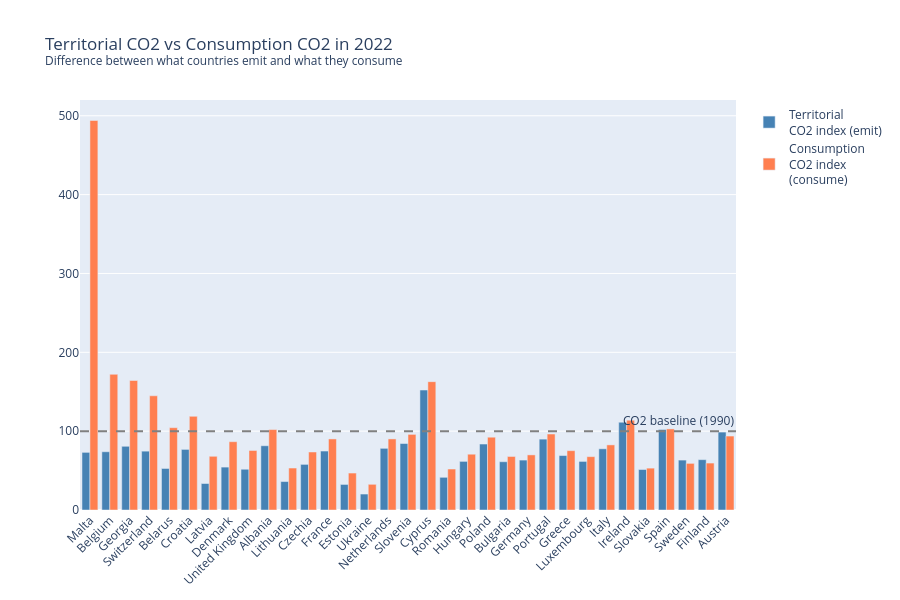

Here is the notebook cell this chart was saved with:
### Code cell
latest_full = df_eu_indexed[
    (df_eu_indexed['year'] == 2022) &
    (df_eu_indexed['consumption_co2_index'].notna())
].copy()

latest_full['gap'] = latest_full['co2_index'] - latest_full['consumption_co2_index']
# Positive gap = territorial looks better than reality (imported emissions)
# Negative gap = territorial looks worse than reality (exported emissions)

latest_full = latest_full.sort_values('gap', ascending=True)

fig = go.Figure()
fig.add_trace(go.Bar(
    name='Territorial<br>CO2 index (emit)',
    x=latest_full['country'],
    y=latest_full['co2_index'],
    marker_color='steelblue'
))
fig.add_trace(go.Bar(
    name='Consumption<br>CO2 index<br>(consume)',
    x=latest_full['country'],
    y=latest_full['consumption_co2_index'],
    marker_color='coral'
))
fig.add_hline(y=100, line_dash='dash', line_color='gray', annotation_text='CO2 baseline (1990)')
fig.update_layout(
    title='Territorial CO2 vs Consumption CO2 in 2022<br><sup>Difference between what countries emit and what they consume</sup>',
    barmode='group',
    height=600,
    xaxis_tickangle=-45
)
fig.show()

print("\nThe healthiest ones (consumption co2 smaller than territorial co2):")
print(latest_full[latest_full['gap'] > 2][['country', 'co2_index', 'consumption_co2_index', 'gap']].to_string(index=False))

print("\nCountries that consume more than emit ('fake decouplers'):")
print(latest_full[latest_full['gap'] < -30][['country', 'co2_index', 'consumption_co2_index', 'gap']].to_string(index=False))

### Figure 1 — Plotly figure (JSON) as saved in the notebook; plotly's stock layout.template omitted (floating-point values rounded to 4 significant figures)
{"data": [{"marker": {"color": "steelblue"}, "name": "Territorial<br>CO2 index (emit)", "type": "bar", "x": ["Malta", "Belgium", "Georgia", "Switzerland", "Belarus", "Croatia", "Latvia", "Denmark", "United Kingdom", "Albania", "Lithuania", "Czechia", "France", "Estonia", "Ukraine", "Netherlands", "Slovenia", "Cyprus", "Romania", "Hungary", "Poland", "Bulgaria", "Germany", "Portugal", "Greece", "Luxembourg", "Italy", "Ireland", "Slovakia", "Spain", "Sweden", "Finland", "Austria"], "y": [73.09, 73.89, 80.81, 74.64, 52.67, 76.84, 33.61, 54.4, 51.69, 81.47, 36.08, 57.86, 74.78, 32.42, 20.25, 78.21, 84.31, 152.1, 41.46, 61.65, 83.67, 61.24, 63.31, 89.87, 69.04, 61.6, 77.61, 111.3, 51.34, 102.1, 63.29, 63.84, 98.81]}, {"marker": {"color": "coral"}, "name": "Consumption<br>CO2 index<br>(consume)", "type": "bar", "x": ["Malta", "Belgium", "Georgia", "Switzerland", "Belarus", "Croatia", "Latvia", "Denmark", "United Kingdom", "Albania", "Lithuania", "Czechia", "France", "Estonia", "Ukraine", "Netherlands", "Slovenia", "Cyprus", "Romania", "Hungary", "Poland", "Bulgaria", "Germany", "Portugal", "Greece", "Luxembourg", "Italy", "Ireland", "Slovakia", "Spain", "Sweden", "Finland", "Austria"], "y": [494.0, 172.1, 164.2, 144.9, 104.4, 118.8, 68.12, 86.63, 75.49, 102.0, 53.23, 73.57, 90.13, 46.87, 32.59, 90.15, 95.9, 162.8, 51.98, 70.76, 92.32, 67.89, 69.9, 96.37, 75.25, 67.68, 82.58, 113.9, 53.1, 102.8, 59.14, 59.53, 93.8]}], "layout": {"annotations": [{"showarrow": false, "text": "CO2 baseline (1990)", "x": 1, "xanchor": "right", "xref": "x domain", "y": 100, "yanchor": "bottom", "yref": "y"}], "barmode": "group", "height": 600, "shapes": [{"line": {"color": "gray", "dash": "dash"}, "type": "line", "x0": 0, "x1": 1, "xref": "x domain", "y0": 100, "y1": 100, "yref": "y"}], "title": {"text": "Territorial CO2 vs Consumption CO2 in 2022<br><sup>Difference between what countries emit and what they consume</sup>"}, "xaxis": {"tickangle": -45}}}
